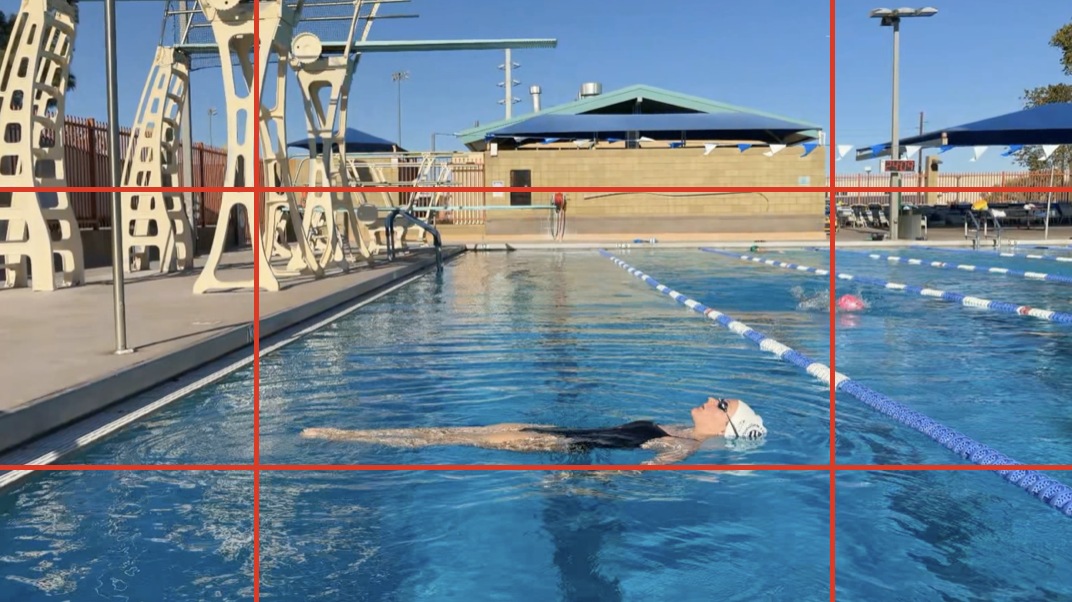
#> input picture framing_example.png, 1072 x 602 px
$ python -i 'tracker_core (4).py'   (imports and definitions only)
#> lines starting #> are read from the running program, lines starting #| are printed output that depends on the picture
#> further down, picture is the input picture: shape (602, 1072, 3); mean B, G, R 146.6, 130.9, 110.3
#!/usr/bin/env python3
"""
TRACKER CORE — RTMPose engine for the Barracuda web app
===========================================================================
Three processing modes, all producing CSVs the scorer already expects
(`{name}_above_tracking_data.csv`, `{name}_below_tracking_data.csv`):

  - process_video_above_water()  — single above-water video (COCO-17 Body)
  - process_video_underwater()   — single underwater video (COCO-17 Body)
  - process_video_walticam()     — one split-screen video, top=above/
                                    bottom=below (Halpe26 BodyWithFeet)

===========================================================================
REBUILD NOTE
===========================================================================
This file was reconstructed from conversation history after a sandbox
reset wiped the working copy — it is NOT a direct edit of your live repo
file. Two different confidence levels apply:

  - process_video_above_water() / process_video_underwater() and their
    tracker classes: reconstructed from the fragments viewed earlier in
    this conversation plus the standalone above_water_rtmpose_tracker.py
    script you shared (clearly the same lineage — matching docstrings,
    same tent-masking/locking/smoothing design). The locking fix from
    earlier in this conversation (anatomy+size validated matching, 2-in-a
    -row relock safety) is included. TEST THIS against your existing
    single-video workflows before trusting it in place of your last known
    -good deployed version.

  - process_video_walticam() and its trackers: this is the v2 WaltiCam
    logic from earlier in this conversation, which WAS unit-tested
    (locking, anatomy validation, size-based foreground filtering,
    2-in-a-row relock safety, Kalman smoothing all verified in isolation)
    before being wired in here. Higher confidence.

If anything behaves differently than your last deployed version, the
fastest fix is diffing this against your live repo's tracker_core.py
directly, if you still have it, rather than guessing from output alone.
"""

import cv2
import numpy as np
import pandas as pd
from pathlib import Path
import os
import time

# ============================================================================
# SHARED CONFIG
# ============================================================================

IGNORE_TOP_PERCENT = 0.35   # above-water single-video tent zone mask
MAX_FRAMES_LOST = 30
SHORT_GAP_HOLD_FRAMES = 5   # hold last known position through brief gaps only
RELOCK_CHECK_INTERVAL = 45
RELOCK_DRIFT_THRESHOLD = 0.15
LOCK_MATCH_DISTANCE = 0.15
MIN_FOREGROUND_SIZE_RATIO = 0.60


# [19 lines left out: functions make_pose_tracker, make_pose_tracker_halpe, not called in this run]


# ============================================================================
# LANDMARK SCHEMES
# ============================================================================

# COCO-17 (single above/underwater videos) — no native feet, so heel/
# foot_index/foot_best are synthesized from the ankle.
COCO_TO_LANDMARKS = {
    0: 'nose',
    5: 'left_shoulder', 6: 'right_shoulder',
    11: 'left_hip', 12: 'right_hip',
    13: 'left_knee', 14: 'right_knee',
    15: 'left_ankle', 16: 'right_ankle',
}

ALL_LANDMARKS_ABOVE = [
    'nose', 'left_shoulder', 'right_shoulder',
    'left_hip', 'right_hip', 'left_knee', 'right_knee',
    'left_ankle', 'right_ankle',
    'left_heel', 'right_heel',
    'left_foot_index', 'right_foot_index',
    'left_foot_best', 'right_foot_best',
]

ALL_LANDMARKS_UNDERWATER = ALL_LANDMARKS_ABOVE + ['mid_spine']

COCO_CONNECTIONS = [
    (5, 6), (5, 11), (6, 12), (11, 12),
    (11, 13), (13, 15), (12, 14), (14, 16),
]

# Halpe26 (WaltiCam) — real heel/toe/neck keypoints. First 17 indices
# match COCO-17, so validate_pose_anatomy_coco / calculate_pose_size_coco
# work unmodified on Halpe26 arrays too.
HALPE26_TO_LANDMARKS = {
    0: 'nose',
    5: 'left_shoulder', 6: 'right_shoulder',
    11: 'left_hip', 12: 'right_hip',
    13: 'left_knee', 14: 'right_knee',
    15: 'left_ankle', 16: 'right_ankle',
    18: 'neck',
    20: 'left_foot_index', 21: 'right_foot_index',
    22: 'left_small_toe', 23: 'right_small_toe',
    24: 'left_heel', 25: 'right_heel',
}

ALL_LANDMARKS_WALTICAM_ABOVE = [
    'nose', 'neck', 'left_shoulder', 'right_shoulder',
    'left_hip', 'right_hip', 'left_knee', 'right_knee',
    'left_ankle', 'right_ankle',
]

ALL_LANDMARKS_WALTICAM_BELOW = ALL_LANDMARKS_WALTICAM_ABOVE + [
    'left_heel', 'right_heel',
    'left_foot_index', 'right_foot_index',
    'left_small_toe', 'right_small_toe',
]

HALPE_CONNECTIONS = [
    (5, 6), (5, 11), (6, 12), (11, 12),
    (11, 13), (13, 15), (12, 14), (14, 16),
    (15, 20), (15, 24), (16, 21), (16, 25),
    (18, 5), (18, 6),
]

MIN_KEYPOINT_CONF = 0.15
MIN_KEYPOINT_CONF_LOWER_BODY = 0.08
LOWER_BODY_LANDMARK_NAMES = {
    'left_hip', 'right_hip', 'left_knee', 'right_knee',
    'left_ankle', 'right_ankle',
    'left_heel', 'right_heel',
    'left_foot_index', 'right_foot_index',
    'left_small_toe', 'right_small_toe',
}


# [8 lines left out: function resolve_landmark, not called in this run]


# ============================================================================
# IMAGE ENHANCEMENT
# ============================================================================

def quick_enhance(frame):
    return cv2.convertScaleAbs(frame, alpha=1.2, beta=15)


def enhance_underwater(frame):
    b, g, r = cv2.split(frame)
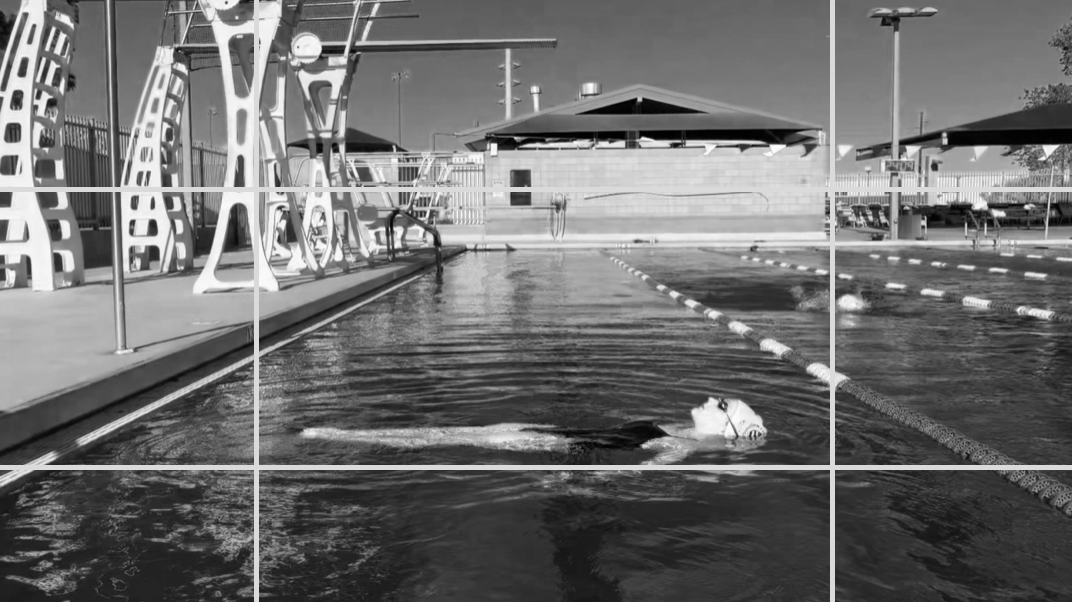
#> r: shape (602, 1072); min 0, max 254, mean 110.3
    r_boosted = cv2.convertScaleAbs(r, alpha=1.4, beta=10)
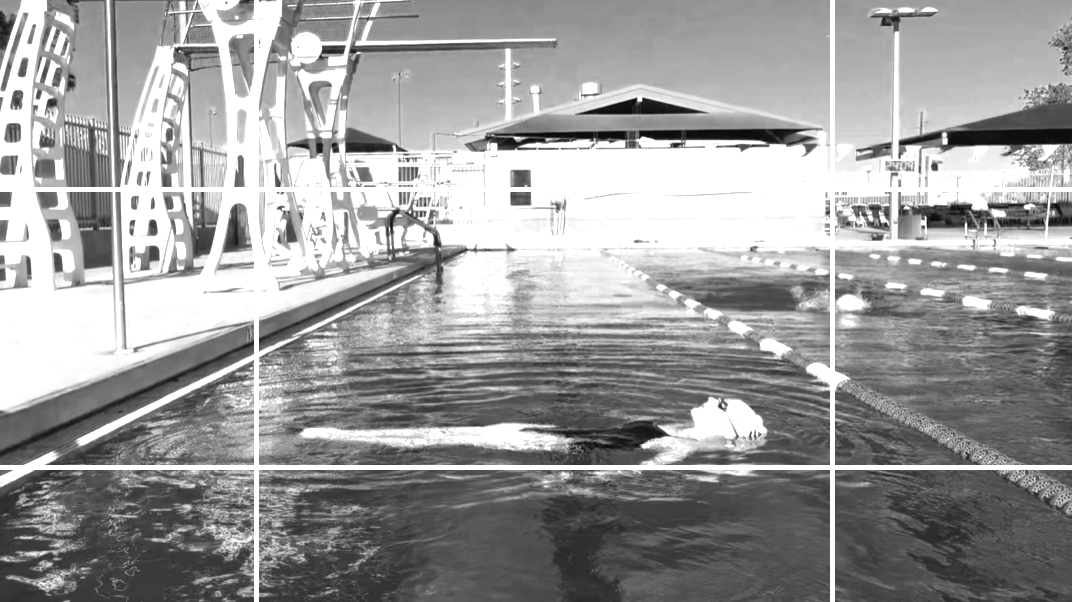
#> r_boosted: shape (602, 1072); min 10, max 255, mean 155.5
    g_adjusted = cv2.convertScaleAbs(g, alpha=1.1, beta=0)
    b_reduced = cv2.convertScaleAbs(b, alpha=0.85, beta=0)
    corrected = cv2.merge([b_reduced, g_adjusted, r_boosted])
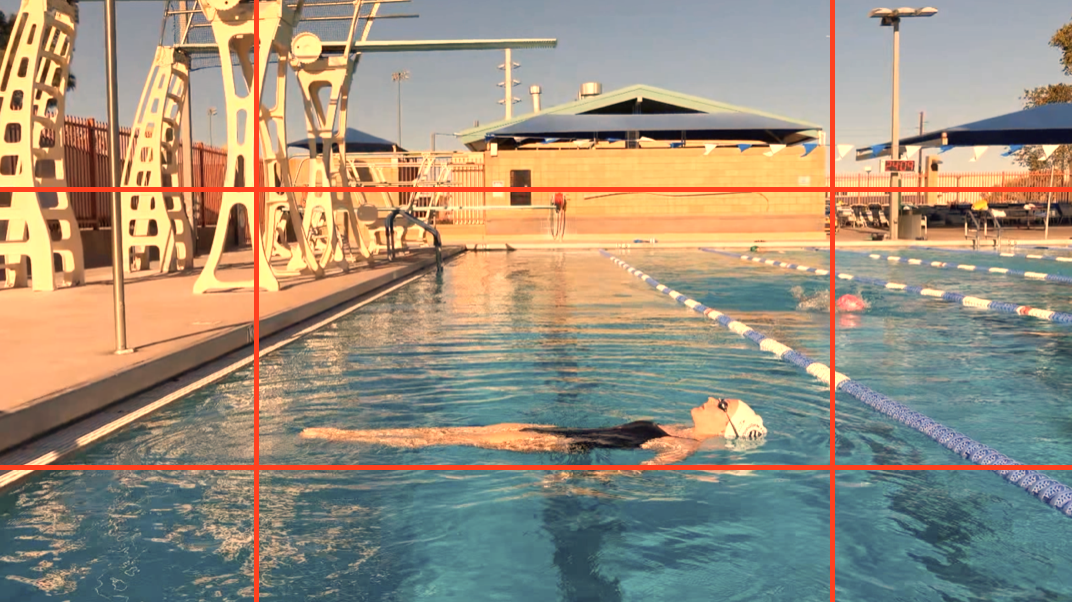
#> corrected: shape (602, 1072, 3); mean B, G, R 124.6, 143.9, 155.5

    lab = cv2.cvtColor(corrected, cv2.COLOR_BGR2LAB)
#> lab: shape (602, 1072, 3); mean of channels 0, 1, 2 154.4, 130.6, 140.3
    l, a, b_ch = cv2.split(lab)
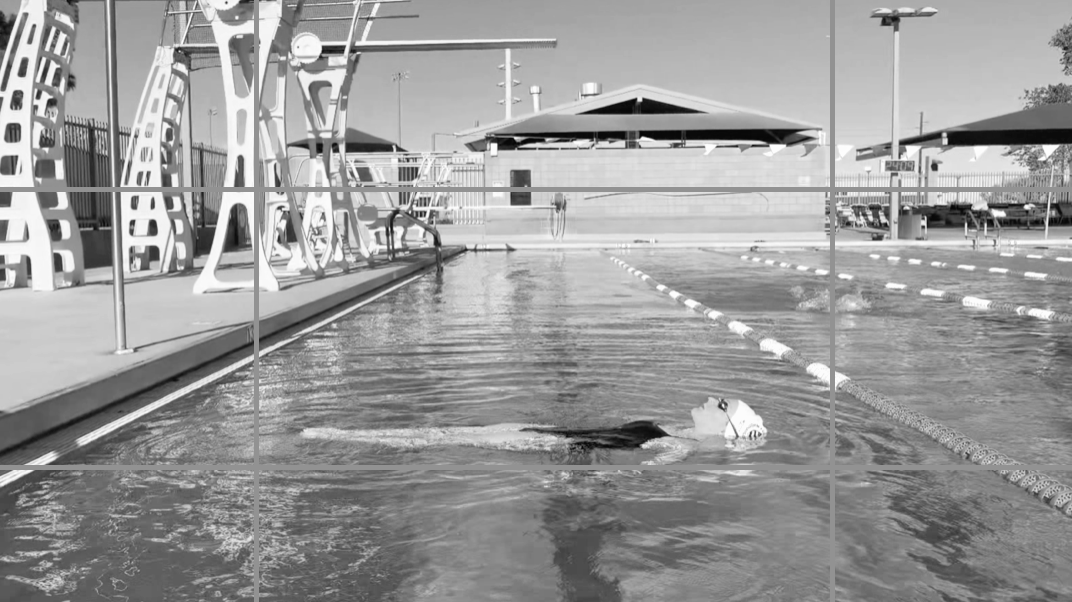
#> l: shape (602, 1072); min 3, max 253, mean 154.4
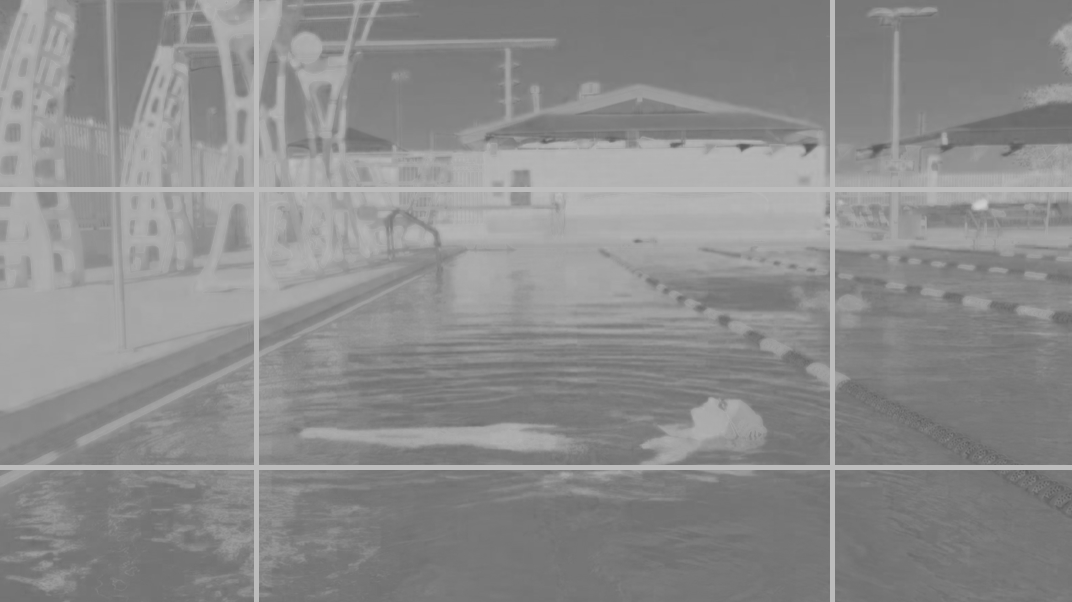
#> b_ch: shape (602, 1072); min 88, max 207, mean 140.3
    clahe = cv2.createCLAHE(clipLimit=3.0, tileGridSize=(8, 8))
    l_enhanced = clahe.apply(l)
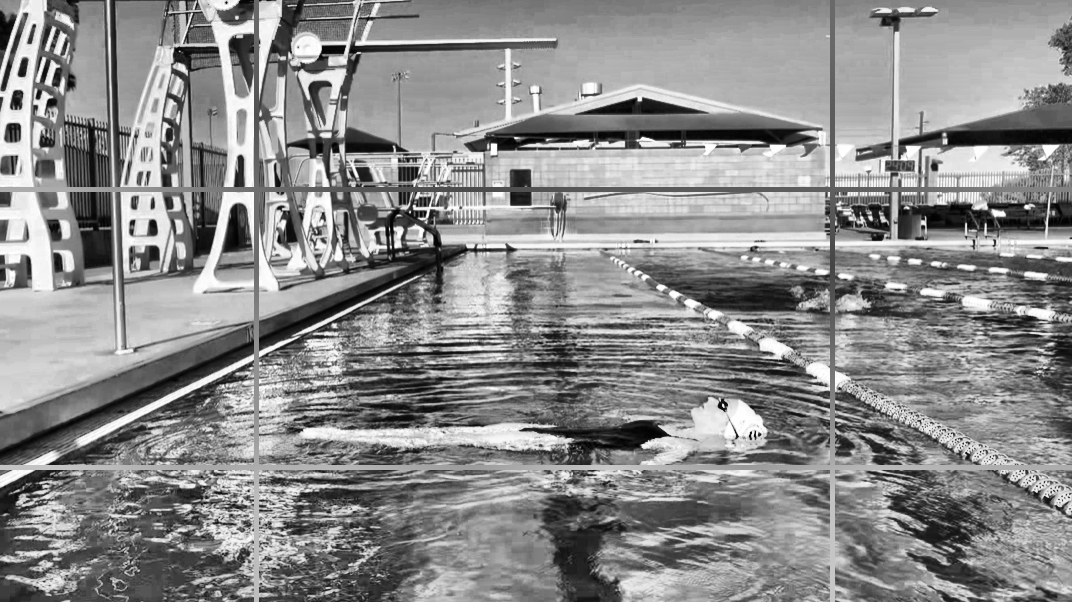
#> l_enhanced: shape (602, 1072); min 1, max 255, mean 139.5
    enhanced = cv2.cvtColor(cv2.merge([l_enhanced, a, b_ch]), cv2.COLOR_LAB2BGR)

    kernel = np.array([[-0.5, -0.5, -0.5], [-0.5, 5.0, -0.5], [-0.5, -0.5, -0.5]])
    sharpened = cv2.filter2D(enhanced, -1, kernel)
    return cv2.addWeighted(sharpened, 0.6, enhanced, 0.4, 0)
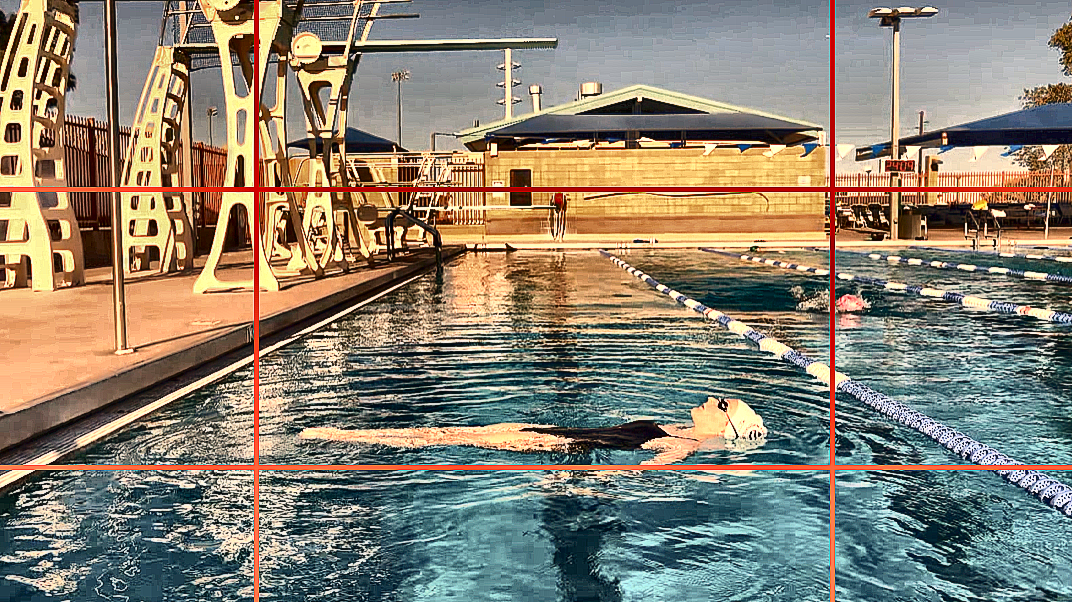
#> returned value: shape (602, 1072, 3); mean of channels 0, 1, 2 112.7, 129.4, 137.8; drawn as B, G, R


# ============================================================================
# VALIDATION / SELECTION HELPERS (shared across all trackers)
# ============================================================================

# [174 lines left out: functions validate_pose_anatomy_coco, calculate_pose_size_coco, get_hip_position, is_in_water_lenient, is_water_relative, select_best_swimmer_coco, not called in this run]


# ============================================================================
# SHARED LOCKING (used by the WaltiCam trackers; unit-tested earlier)
# ============================================================================

class SwimmerLock:
    # [95 lines left out: functions __init__, select, _find_matching, _fresh_select, _periodic_relock_check, not called in this run]


# ============================================================================
# KALMAN FILTERING (shared by all three paths)
# ============================================================================

class ImprovedKalmanFilter1D:
    # [86 lines left out: functions __init__, predict, is_outlier, update, filter, _kalman_filter_dataframe and 1 more, not called in this run]


# ============================================================================
# ABOVE-WATER TRACKER — single video, COCO-17, full frame
# ============================================================================

class AboveWaterRTMPoseTracker:
    # [26 lines left out: function __init__, not called in this run]

    def _get_swimmer_position(self, person_kps, person_scores, h, w):
        return get_hip_position(person_kps, person_scores, h, w)

    # [250 lines left out: functions _find_matching_swimmer, process_frame, _filter_jumps, _smooth_all, not called in this run]

    def get_dataframe(self):
        return pd.DataFrame(self.tracking_data)


# ============================================================================
# UNDERWATER TRACKER — single video, COCO-17, full frame
# ============================================================================

class RTMPoseUnderwaterTracker:
    # [208 lines left out: functions __init__, _select_best_underwater, _find_matching_underwater, process_frame, _filter_jumps, _smooth, not called in this run]

    def get_dataframe(self):
        return pd.DataFrame(self.tracking_data)


# ============================================================================
# WATERLINE DETECTION — single-video (pose-based, full frame)
# ============================================================================

# [297 lines left out: functions _is_horizontal_coco, _has_water_below, detect_waterline_from_poses, detect_waterline_above_walticam, detect_waterline_below_walticam, draw_frame_above and 3 more, not called in this run]


# ============================================================================
# WALTICAM TRACKERS (Halpe26, split-frame) — the well-tested v2 logic
# ============================================================================

class WalticamAboveTracker:
    # [103 lines left out: functions __init__, _is_valid_candidate, process_frame, _filter_jumps, _smooth, not called in this run]

    def get_dataframe(self):
        return pd.DataFrame(self.tracking_data)


class WalticamBelowTracker:
    # [11 lines left out: function __init__, not called in this run]

    def _is_valid_candidate(self, kps, sc, hip, sub_frame):
        return not (hip['x'] < 0.10 or hip['x'] > 0.90)

    # [108 lines left out: functions process_frame, _filter_jumps, _smooth, not called in this run]

    def get_dataframe(self):
        return pd.DataFrame(self.tracking_data)


# [95 lines left out: functions draw_walticam_skeleton, process_video_walticam, not called in this run]

>>> import cv2
>>> picture = cv2.imread('framing_example.png')
>>> result = enhance_underwater(picture)

$ run again, on camera_angle_guide.png
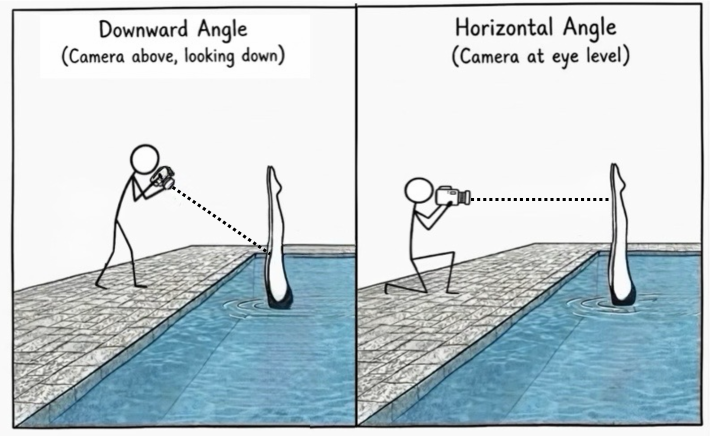
#> input picture camera_angle_guide.png, 1420 x 872 px (shown at 1/2 size)
#> picture is the input picture: shape (872, 1420, 3); mean B, G, R 212.5, 207.8, 196.2
#> lab: shape (872, 1420, 3); mean of channels 0, 1, 2 219.7, 124, 147.1
#> in enhance_underwater, `l, a, b_ch = cv2.split(lab)`:
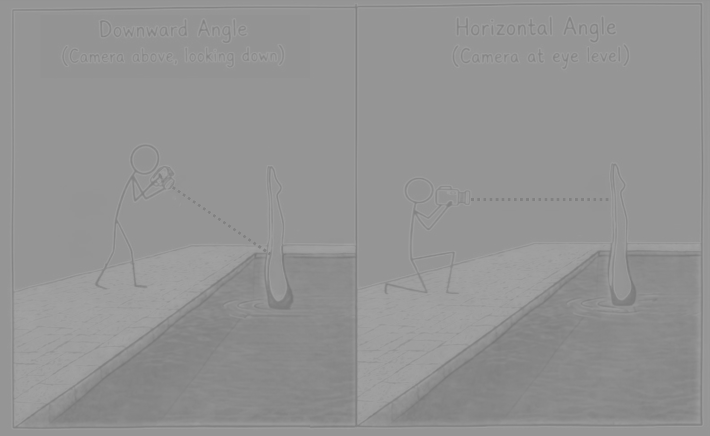
#> b_ch: shape (872, 1420) (shown at 1/2 size); min 119, max 163, mean 147.1
#> in enhance_underwater, `sharpened = cv2.filter2D(enhanced, -1, kernel)`:
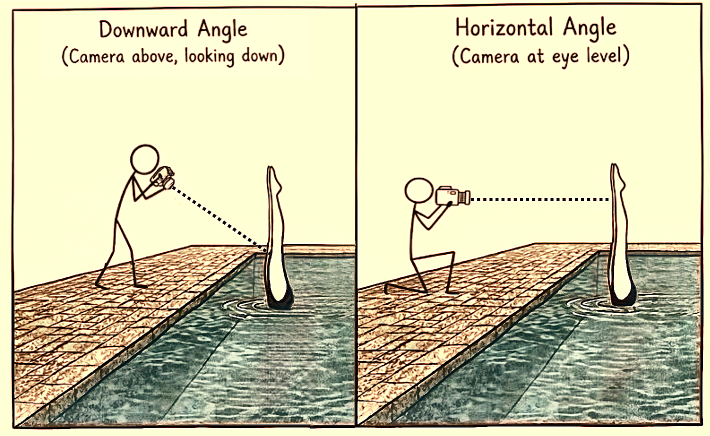
#> sharpened: shape (872, 1420, 3) (shown at 1/2 size); mean B, G, R 168.5, 202.3, 205.8
